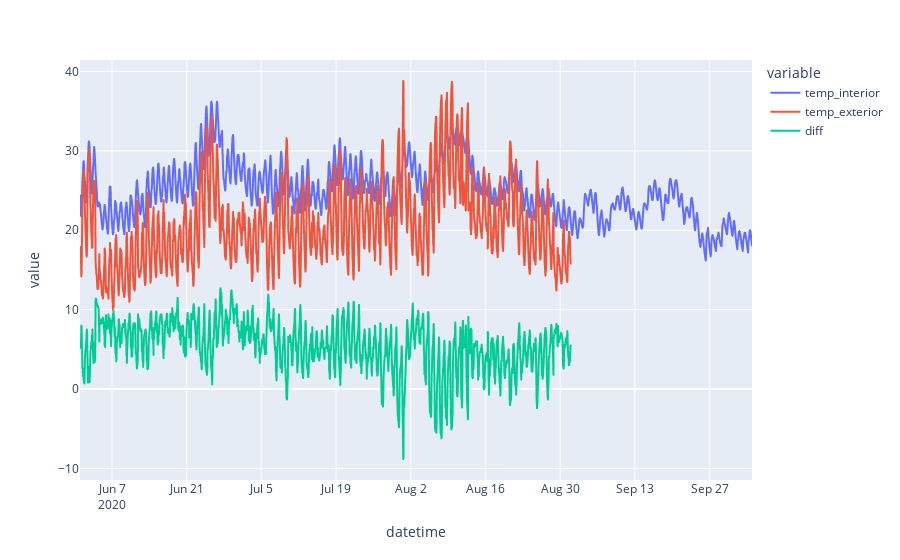

Notebook cell for this chart:
### Code cell
plot_diff_graph(df_2020)

### Figure 1 — Plotly figure (JSON) as saved in the notebook; plotly's stock layout.template omitted (floating-point values rounded to 4 significant figures; data arrays with more than 128 entries replaced by an {"elided": "..."} marker saying what was removed)
{"data": [{"hovertemplate": "variable=temp_interior<br>datetime=%{x}<br>value=%{y}<extra></extra>", "legendgroup": "temp_interior", "line": {"color": "#636efa", "dash": "solid"}, "mode": "lines", "name": "temp_interior", "showlegend": true, "type": "scattergl", "x": {"elided": "3024 str values"}, "xaxis": "x", "y": {"elided": "3024 float values"}, "yaxis": "y"}, {"hovertemplate": "variable=temp_exterior<br>datetime=%{x}<br>value=%{y}<extra></extra>", "legendgroup": "temp_exterior", "line": {"color": "#EF553B", "dash": "solid"}, "mode": "lines", "name": "temp_exterior", "showlegend": true, "type": "scattergl", "x": {"elided": "2114 str values"}, "xaxis": "x", "y": {"elided": "2114 float values"}, "yaxis": "y"}, {"hovertemplate": "variable=diff<br>datetime=%{x}<br>value=%{y}<extra></extra>", "legendgroup": "diff", "line": {"color": "#00cc96", "dash": "solid"}, "mode": "lines", "name": "diff", "showlegend": true, "type": "scattergl", "x": {"elided": "2114 str values"}, "xaxis": "x", "y": {"elided": "2114 float values"}, "yaxis": "y"}], "layout": {"legend": {"title": {"text": "variable"}, "tracegroupgap": 0}, "margin": {"t": 60}, "xaxis": {"anchor": "y", "domain": [0, 1], "title": {"text": "datetime"}}, "yaxis": {"anchor": "x", "domain": [0, 1], "title": {"text": "value"}}}}
